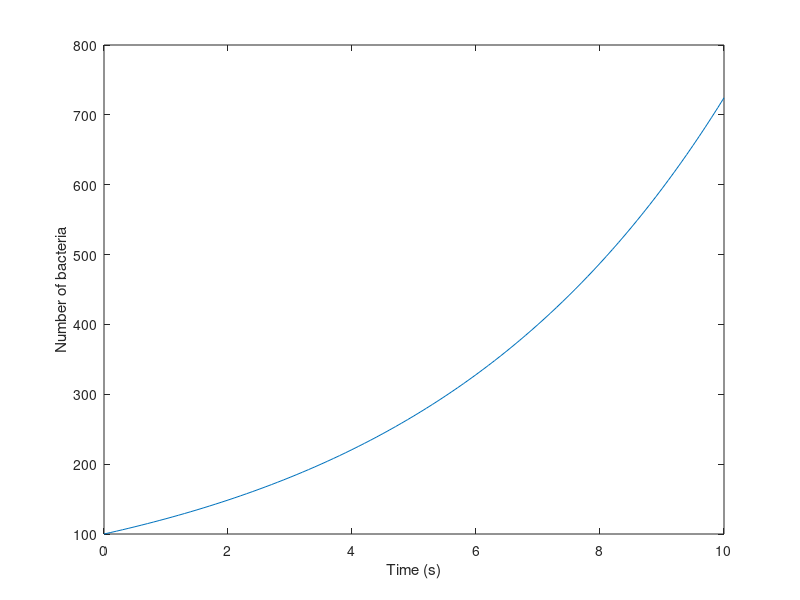

MATLAB code to generate this figure:
%% תאוצה של מונה רדיו אטומי
clc; clear;
%נתונים
N0 = 100; %מספר אטומים התחלתי
k = 0.05; %מקדם

%פתרון באמצעות אוילר
dt = 0.1; %צעד הזמן
t = 0:dt:10; %טווח הזמן לחישוב 
N = zeros(size(t)); %מערך ריק לשמירת ערכי N

N(1) = N0; %ערך התחלתי

for i = 2:length(t)
    dNdt = -k*N(i-1); %משוואת הדיפוזיה
    N(i) = N(i-1) + dt * dNdt; %חישוב ערך N הבא
end

%הדפסת התוצאות
plot(t, N);
xlabel('זמן');
ylabel('מספר אטומים (N)');
title(' מתודת Euler');

%% חישוב גידול אוכלוסיה
% הפלט של הקוד הוא גרף של גודל האוכלוסייה כפונקציה של זמן
% האוכלוסייה תגדל באופן אקספוננציאלי
clc; clear;
r = 0.03;
K = 1000;
P0 = 100;
[t,P] = ode45(@(t,P) r*P*(1 - P/K), [0 100], [P0]);
plot(t,P)
xlabel('Time (years)')
ylabel('Population size')

%% משוואה לצמיחה של חיידקים
%התוצאה של קוד זה תהיה גרף של מספר החיידקים ביחס לזמן.
% אוכלוסיית החיידקים תגדל באופן אקספוננציאלי
clc; clear;
r = 0.2;
N0 = 100; %תנאי התחלה
h = 0.1; %צעד ראשון
t = 0:h:10; %טווח זמן
N = zeros(size(t)); %מערך פתרונות
N(1) = N0; 
for i = 2:numel(t) %פתרון בעזרת שיטת אוילר 
  N(i) = N(i-1) + r * h * N(i-1);
end
plot(t,N)
xlabel('Time (s)')
ylabel('Number of bacteria')











